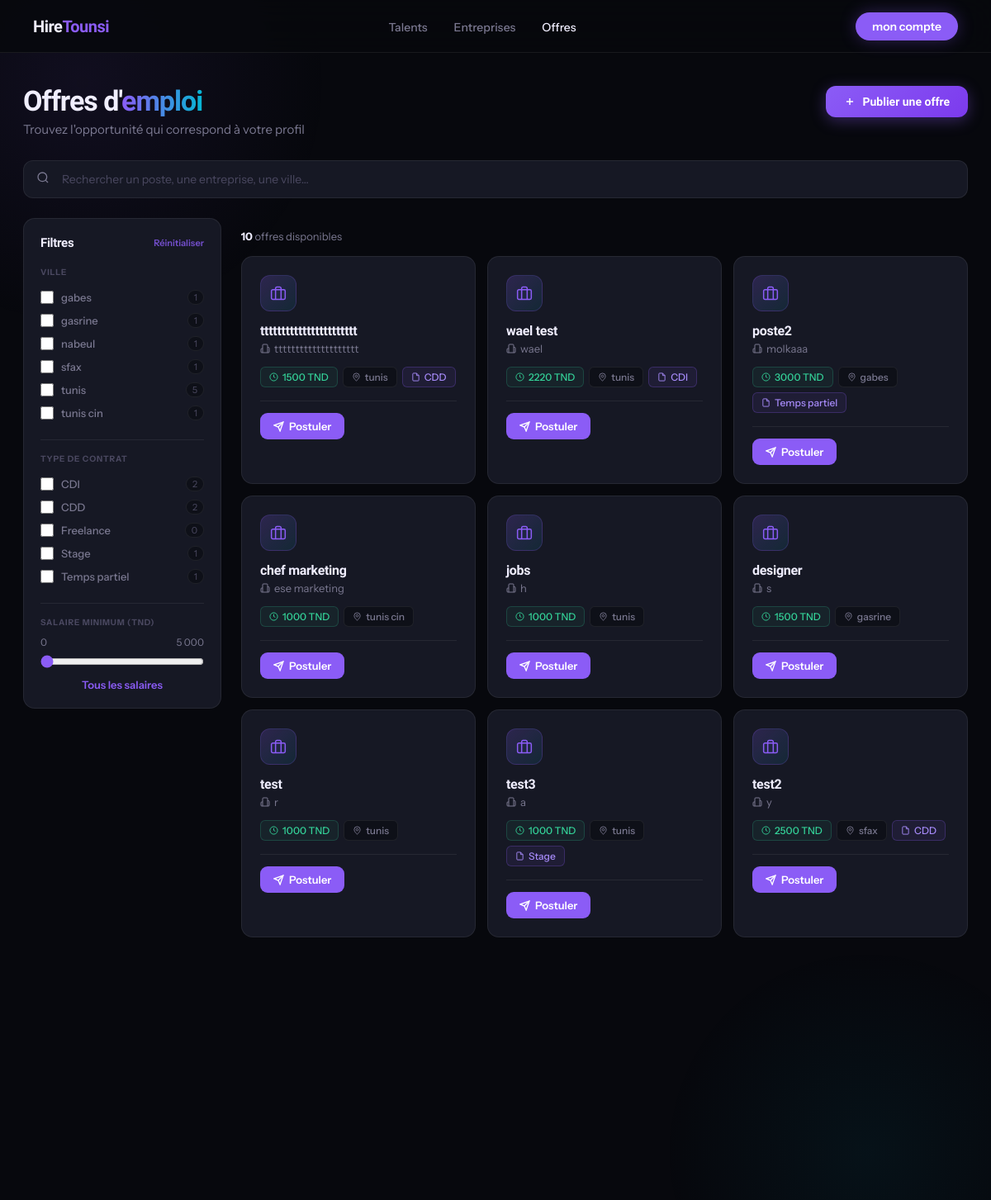
/jobs.php, run on the app's committed database.
### tables this page shows
CREATE TABLE `jobs` (
  `id` int(11) NOT NULL,
  `title` varchar(255) DEFAULT NULL,
  `company` varchar(255) DEFAULT NULL,
  `salary` varchar(100) DEFAULT NULL,
  `city` varchar(100) DEFAULT NULL,
  `description` text DEFAULT NULL,
  `created_at` timestamp NOT NULL DEFAULT current_timestamp(),
  `status` varchar(20) DEFAULT 'pending',
  `user_id` int(11) DEFAULT NULL,
  `contract_type` varchar(50) DEFAULT NULL
);

### jobs.php (the view, shortened to what this page needs)
<?php
include "config.php";
$stmt = $pdo->query("SELECT * FROM jobs WHERE status='approved' ORDER BY id DESC");
$jobs = $stmt->fetchAll();
?>
<!DOCTYPE html>
<html lang="fr">
<head>
</head>
<body>
<nav>
  <a href="index.html" class="nav-logo">Hire<span>Tounsi</span></a>
  <ul class="nav-links">
    <li><a href="talents.php">Talents</a></li>
    <li><a href="companies.php">Entreprises</a></li>
    <li><a href="jobs.php" style="color:var(--text)">Offres</a></li>
  </ul>
  <a href="dashboard.php" class="btn-nav">mon compte</a>
</nav>
<main>
  <div class="page-header">
    <div class="page-header-text">
      <h1>Offres d'<span>emploi</span></h1>
      <p>Trouvez l'opportunité qui correspond à votre profil</p>
    </div>
    <button id="openJobModal" class="btn">
      <svg width="14" height="14" viewBox="0 0 24 24" fill="none" stroke="currentColor" stroke-width="2.5"><path d="M12 5v14M5 12h14"/></svg>
      Publier une offre
    </button>
  </div>
  <div class="search-wrapper">
    <span class="search-icon">
    </span>
    <input id="searchInput" class="search-input" placeholder="Rechercher un poste, une entreprise, une ville…">
  </div>
  <div class="body-layout">
    <div class="filters-sidebar">
      <div class="filters-header">
        <span class="filters-title">Filtres</span>
        <button class="filters-reset" id="resetFilters">Réinitialiser</button>
      </div>
      <div class="filter-section">
        <div class="filter-section-title">Ville</div>
        <?php
          $cities = array_unique(array_filter(array_column($jobs, 'city')));
          sort($cities);
          foreach($cities as $city):
            $cnt = count(array_filter($jobs, fn($j) => $j['city'] === $city));
        ?>
        <label class="filter-option">
          <input type="checkbox" class="filter-city" value="<?= htmlspecialchars($city) ?>">
          <span class="filter-label"><?= htmlspecialchars($city) ?></span>
          <span class="filter-count"><?= $cnt ?></span>
        </label>
        <?php endforeach; ?>
      </div>
      <div class="filter-divider"></div>
      <div class="filter-section">
        <div class="filter-section-title">Type de contrat</div>
        <?php
          $contractTypes = ['CDI','CDD','Freelance','Stage','Temps partiel'];
          foreach($contractTypes as $ct):
            $cnt = count(array_filter($jobs, fn($j) => ($j['contract_type'] ?? '') === $ct));
        ?>
        <label class="filter-option">
          <input type="checkbox" class="filter-contract" value="<?= $ct ?>">
          <span class="filter-label"><?= $ct ?></span>
          <span class="filter-count"><?= $cnt ?></span>
        </label>
        <?php endforeach; ?>
      </div>
      <div class="filter-divider"></div>
      <div class="filter-section">
        <div class="filter-section-title">Salaire minimum (TND)</div>
        <div class="salary-labels"><span>0</span><span>5 000</span></div>
        <input type="range" id="salaryRange" min="0" max="5000" step="100" value="0">
        <div class="salary-display" id="salaryDisplay">Tous les salaires</div>
      </div>
    </div>
    <div>
      <div class="results-count" id="resultsCount">
        <b><?= count($jobs) ?></b> offre<?= count($jobs)>1?'s':'' ?> disponible<?= count($jobs)>1?'s':'' ?>
      </div>
      <div class="grid" id="jobsGrid">
      <?php foreach($jobs as $job): ?>
        <div class="card"
          data-title="<?= strtolower(htmlspecialchars($job['title'])) ?>"
          data-company="<?= strtolower(htmlspecialchars($job['company'])) ?>"
          data-city="<?= htmlspecialchars($job['city'] ?? '') ?>"
          data-salary="<?= (int)($job['salary'] ?? 0) ?>"
          data-contract="<?= htmlspecialchars($job['contract_type'] ?? '') ?>"
        >
          <div class="card-icon">
            <svg width="20" height="20" viewBox="0 0 24 24" fill="none" stroke="currentColor" stroke-width="1.8">
              <rect width="20" height="14" x="2" y="7" rx="2"/>
              <path d="M16 21V5a2 2 0 0 0-2-2h-4a2 2 0 0 0-2 2v16"/>
            </svg>
          </div>
          <h3><?= htmlspecialchars($job['title']) ?></h3>
          <div class="card-company">
            <svg width="12" height="12" viewBox="0 0 24 24" fill="none" stroke="currentColor" stroke-width="2"><path d="M6 22V4a2 2 0 0 1 2-2h8a2 2 0 0 1 2 2v18Z"/><path d="M6 12H4a2 2 0 0 0-2 2v6a2 2 0 0 0 2 2h2"/><path d="M18 9h2a2 2 0 0 1 2 2v9a2 2 0 0 1-2 2h-2"/></svg>
            <?= htmlspecialchars($job['company']) ?>
          </div>
          <div class="card-meta">
            <?php if(!empty($job['salary'])): ?>
            <span class="chip salary">
              <svg width="11" height="11" viewBox="0 0 24 24" fill="none" stroke="currentColor" stroke-width="2"><circle cx="12" cy="12" r="10"/><path d="M12 6v6l4 2"/></svg>
              <?= htmlspecialchars($job['salary']) ?> TND
            </span>
            <?php endif; ?>
            <?php if(!empty($job['city'])): ?>
            <span class="chip">
              <svg width="11" height="11" viewBox="0 0 24 24" fill="none" stroke="currentColor" stroke-width="2"><path d="M20 10c0 6-8 12-8 12s-8-6-8-12a8 8 0 0 1 16 0Z"/><circle cx="12" cy="10" r="3"/></svg>
              <?= htmlspecialchars($job['city']) ?>
            </span>
            <?php endif; ?>
            <?php if(!empty($job['contract_type'])): ?>
            <span class="chip contract">
              <svg width="11" height="11" viewBox="0 0 24 24" fill="none" stroke="currentColor" stroke-width="2"><path d="M14 2H6a2 2 0 0 0-2 2v16a2 2 0 0 0 2 2h12a2 2 0 0 0 2-2V8z"/><polyline points="14 2 14 8 20 8"/></svg>
              <?= htmlspecialchars($job['contract_type']) ?>
            </span>
            <?php endif; ?>
          </div>
          <div class="card-divider"></div>
          <button class="btn-apply" data-id="<?= $job['id'] ?>">
            <svg width="13" height="13" viewBox="0 0 24 24" fill="none" stroke="currentColor" stroke-width="2.5"><path d="M22 2 11 13"/><path d="M22 2 15 22l-4-9-9-4 20-7z"/></svg>
            Postuler
          </button>
        </div>
      <?php endforeach; ?>
      </div>
    </div>
  </div>
</main>
</body>
</html>

### data on the page
jobs: title "ttttttttttttttttttttttt", company "tttttttttttttttttttt", salary "1500", city "tunis", contract_type "CDD"
jobs: title "wael test", company "wael", salary "2220", city "tunis", contract_type "CDI"
jobs: title "poste2", company "molkaaa", salary "3000", city "gabes", contract_type "Temps partiel"
jobs: title "chef marketing", company "ese marketing", salary "1000", city "tunis cin"
jobs: title "jobs", company "h", salary "1000", city "tunis"
jobs: title "designer", company "s", salary "1500", city "gasrine"
jobs: title "test", company "r", salary "1000", city "tunis"
jobs: title "test3", company "a", salary "1000", city "tunis", contract_type "Stage"
jobs: title "test2", company "y", salary "2500", city "sfax", contract_type "CDD"

### other printed values
$city "gabes"
$cnt "1"
$city "gasrine"
$city "nabeul"
$city "sfax"
$city "tunis"
$cnt "5"
$city "tunis cin"
$ct "CDI"
$cnt "2"
$ct "CDD"
$ct "Freelance"
$cnt "0"
$ct "Stage"
$ct "Temps partiel"
